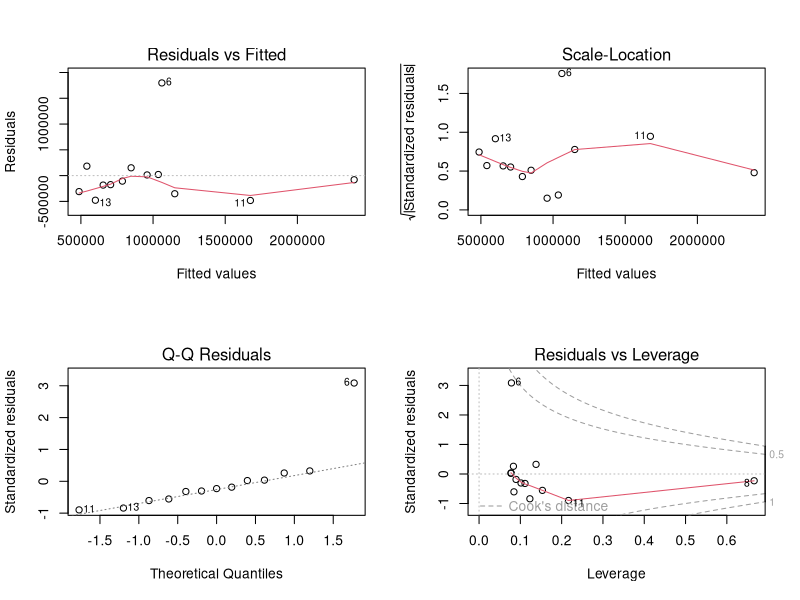
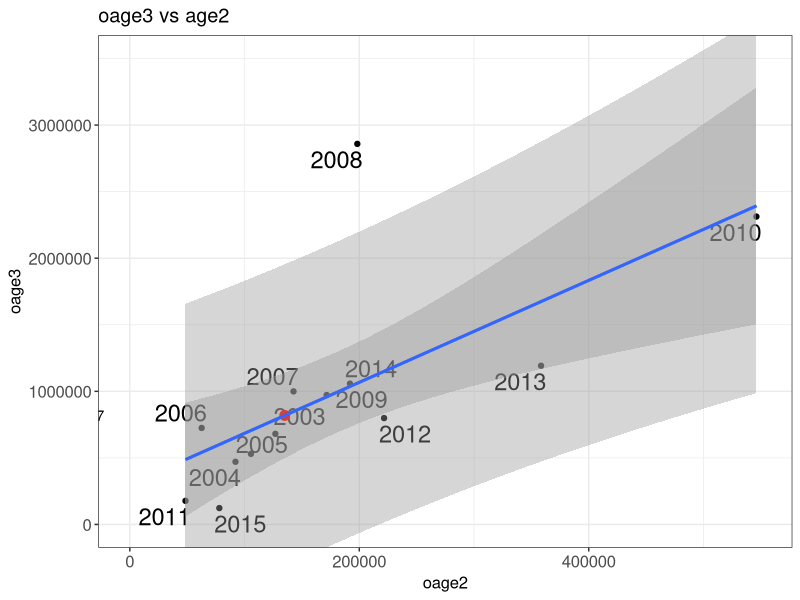
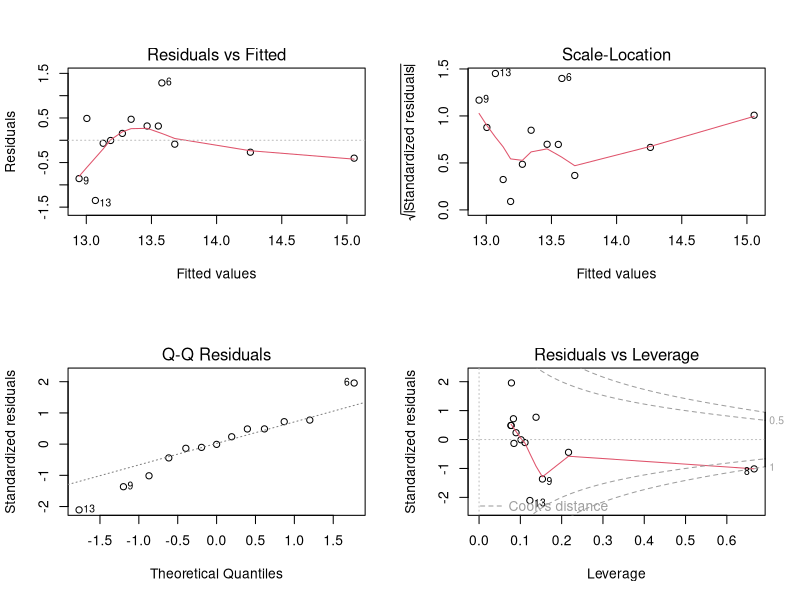
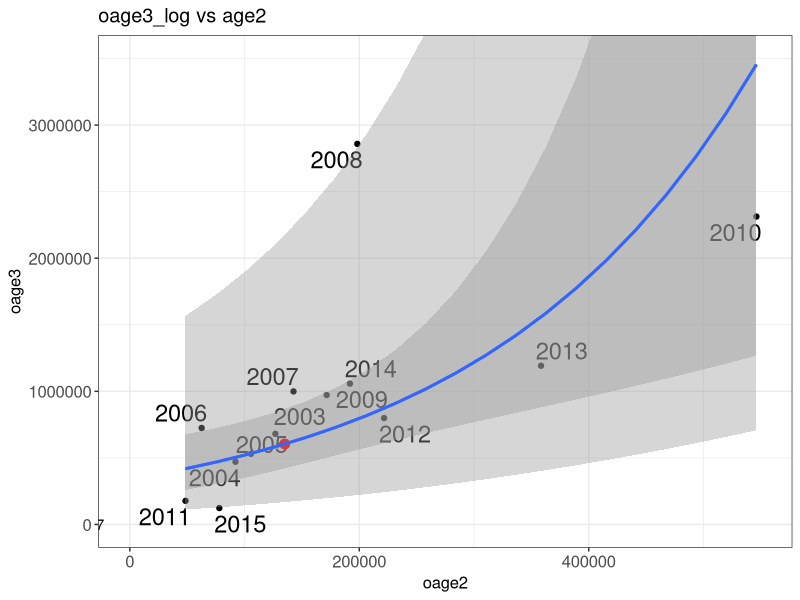
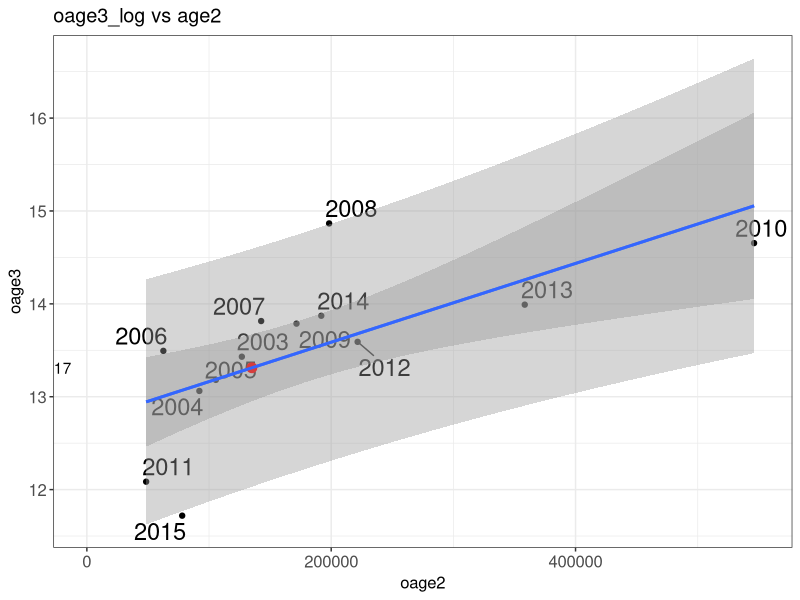
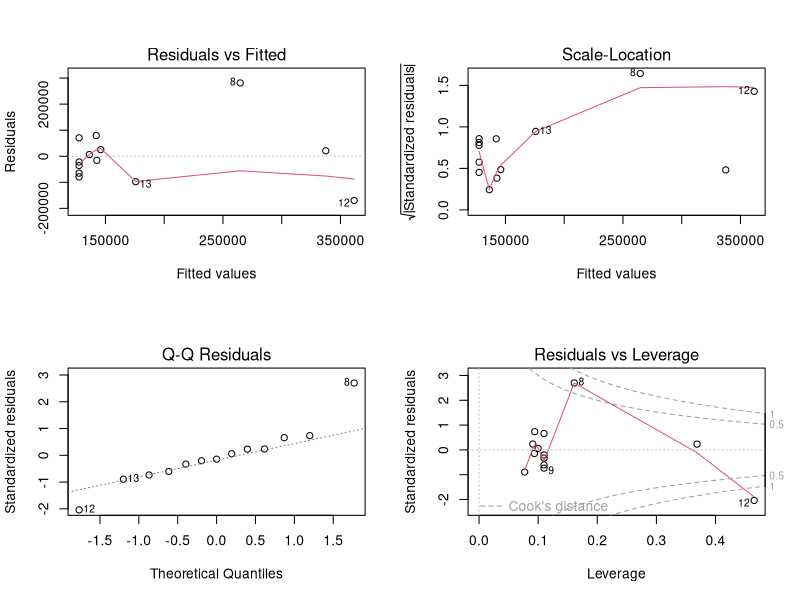
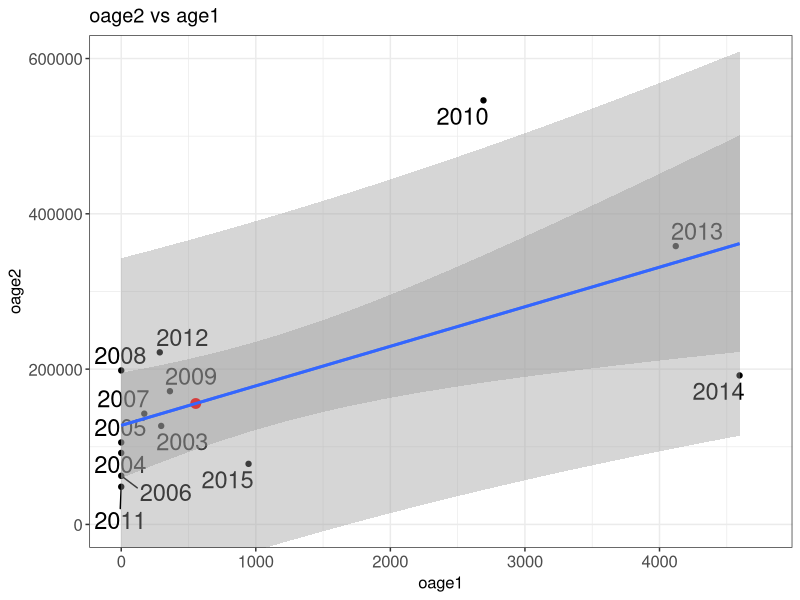
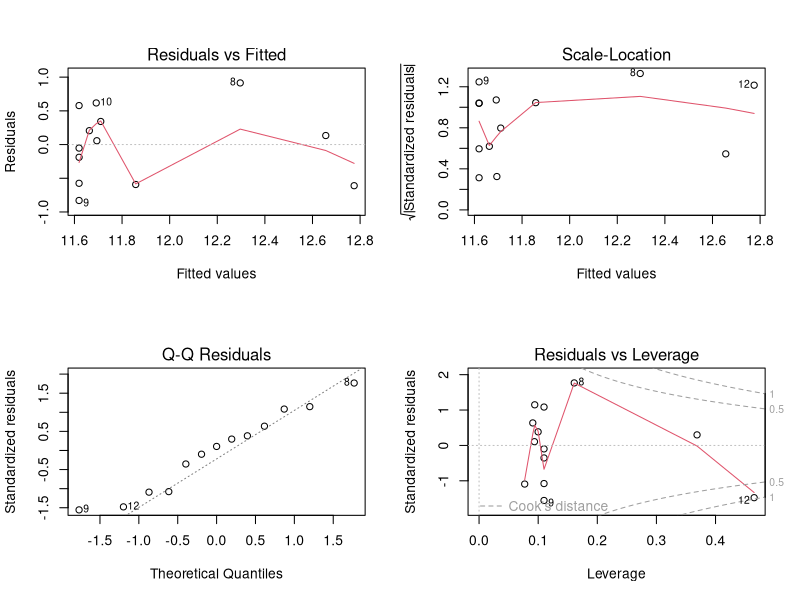

The R script that drew these images, in order: (Note: this script raises an error after producing the figures.)
# notes ----
# chignik forecast
# sarah.power@alaska.gov
# 11/06/2018

# load ----
library(tidyverse)
library(lubridate)
library(ggrepel)
library(broom)#for cleaning up data, used in predction
library(caret)#used for cross validation 
library(car)
library(here)

options(scipen=999)

# data ----
chig <- read_csv('data/Chignik Early_Run2019fx.csv') %>%
  select(-oage5, -Total) %>%
  filter(outmigration_year >= 2003 & outmigration_year < 2016) %>%
  mutate(oage2_log = log(oage2),
         oage3_log = log(oage3))

# analysis ----

#median values are used for the ocean age 1's and 4's:
oage1_med1090 <- quantile(chig$oage1, probs = c(0.5, 0.10, 0.90), na.rm = TRUE) 
oage4_med1090 <- quantile(chig$oage4, probs = c(0.5, 0.10, 0.90), na.rm = TRUE) 


#regression model for ocean age 3 (oage3)
oage3_model_1 <- lm(oage3 ~ oage2, data = chig)
layout(matrix(c(1,2,3,4),2,2))
plot(oage3_model_1)
summary(oage3_model_1) # show results
r2 = format(summary(oage3_model_1)$adj.r.squared, digits = 3)
#RSS <- c(crossprod(oage3_model_1$residuals))
#MSE <- RSS / length(oage3_model_1$residuals)
#(RMSE <- sqrt(MSE))

#use to plot the new predicted point on the graph
new_data <- data.frame(oage2=  135057.48) #put in 2016 year oage2 *Note need to automate this
chig$lmresid <- residuals.lm(oage3_model_1)
chig$lm_percent_off <- round(chig$lmresid/chig$oage3 *100, 0)
newpoint <- broom::augment(oage3_model_1, newdata = new_data)
(pred <- pred3 <- predict(oage3_model_1, newdata = new_data, interval = "prediction", level = 0.90))
lwr <- pred[2]
upr <- pred[3]
conf3 <- predict(oage3_model_1, newdata = new_data, interval = "confidence", level = 0.90)

#Use to make 95% CI and PI 
minoage2 <- round(min(chig$oage2, na.rm = TRUE),0)
maxoage2 <- round(max(chig$oage2, na.rm = TRUE),0)
predx <- data.frame(oage2 = seq(from = minoage2, to = maxoage2, by = (maxoage2-minoage2)/19))

# ... confidence interval
conf.int <- cbind(predx, predict(oage3_model_1, newdata = predx, interval = "confidence", level = 0.90))

# ... prediction interval
pred.int <- cbind(predx, predict(oage3_model_1, newdata = predx, interval = "prediction", level = 0.90))

m <- oage3_model_1
#Add text to the graph
lm_eqn <- function(df){
  m <- lm(oage3 ~ oage2, df);
  eq <- substitute(italic(oage3) == a + b %.% italic(oage2)*","~~italic(r)^2~"="~r2, 
                   list(a = format(coef(m)[1], digits = 2), 
                        b = format(coef(m)[2], digits = 2), 
                        r2 = format(summary(m)$adj.r.squared, digits = 3)))
  as.character(as.expression(eq));                 
}

lm_eqn(chig)
# 
g.pred <- ggplot(pred.int, aes(x = oage2, y = fit)) +
  geom_point(data = chig, aes(x = oage2, y = oage3)) + #plots all the points
  geom_text_repel(data = chig, aes(x = oage2, y = oage3, label = outmigration_year), size = 6) +
  geom_smooth(data = pred.int, aes(ymin = lwr, ymax = upr), stat = "identity") + # prediction interval
  geom_point(data = newpoint, aes(y = .fitted), size = 3, color = "red") + # adds this years new point
  #geom_text(data = newpoint, aes(x = oage2, y = .fitted, label = round(.fitted, 0 )), adj = 1, size = 6) +  
  geom_text(data = newpoint, aes(x = oage2, y = .fitted, label = "2017"), adj = 6) +  
  geom_smooth(data = conf.int, aes(ymin = lwr, ymax = upr), stat = "identity") + #confidence interval
  #geom_text(x = 5, y = 75000, label = lm_eqn(chig), parse = TRUE, adj = 0, size = 10) +
  #export, save copy to clip board 1400 X 1200 for power point & 850 x 550 for document.
  coord_cartesian(ylim = c(0, 3500000), xlim = c(0, 550000)) +
  theme_bw() +
  theme(text = element_text(size=12), axis.text.x = element_text(size = 12), axis.text.y = element_text(size = 12)) +
  xlab("oage2") +
  ylab("oage3") +
  ggtitle("oage3 vs age2")

g.pred  

#Repeated K- fold Cross validation

# define training control 
train_control <- trainControl(method="repeatedcv", number=9, repeats=4)
#I used number of K-folds = 4 since I have 4*5 = 210 is lose to the 20 years of data I have

# train the model
model <- train(oage3 ~ oage2, data=chig, trControl=train_control, method="lm")
# summarize results
print(model) #get full model RMSE (Root Mean Square Error)

oage3_pred <- predict(model, chig) # necessary step to get training RMSE
postResample(pred = oage3_pred, obs = chig$oage3) #To get training RMSE
#Compare training RMSE to (full) RMSE




# log models

# model for ocean age 3 (oage3)
oage3_log_model_1 <- lm(oage3_log ~ oage2, data = chig)
layout(matrix(c(1,2,3,4),2,2))
plot(oage3_log_model_1)
#summary(oage3_log_model_1) # show results
r2 = format(summary(oage3_log_model_1)$adj.r.squared, digits = 3)
#RSS <- c(crossprod(oage3_log_model_1$residuals))
#MSE <- RSS / length(oage3_log_model_1$residuals)
#(RMSE <- sqrt(MSE))
chig$loglmresid <- chig$oage3 - exp(fitted.values(oage3_log_model_1))
chig$loglm_percent_off <- round(chig$loglmresid/chig$oage3 *100, 0)
#use to plot the new predicted point on the graph
new_data <- data.frame(oage2=  135057.48) #put in 2016 year oage2 *Note need to automate this

newpoint <- broom::augment(oage3_log_model_1, newdata = new_data)
(pred <- predict(oage3_log_model_1, newdata = new_data, interval = "prediction", level = 0.90))
pred <- pred3log <-exp(pred)
lwr <- pred[2]
upr <- pred[3]
conf3log <-exp(predict(oage3_log_model_1, newdata = new_data, interval = "confidence", level = 0.90))

#Use to make 95% CI and PI 
minoage2 <- round(min(chig$oage2, na.rm = TRUE),0)
maxoage2 <- round(max(chig$oage2, na.rm = TRUE),0)
predx <- data.frame(oage2 = seq(from = minoage2, to = maxoage2, by = (maxoage2-minoage2)/19))

# ... confidence interval
conf.int <- cbind(predx, exp(predict(oage3_log_model_1, newdata = predx, interval = "confidence", level = 0.90)))

# ... prediction interval
pred.int <- cbind(predx, exp(predict(oage3_log_model_1, newdata = predx, interval = "prediction", level = 0.90)))

m <- oage3_log_model_1
#Add text to the graph
lm_eqn <- function(df){
  m <- lm(oage3_log ~ oage2, df);
  eq <- substitute(italic(oage3_log) == a + b %.% italic(oage2)*","~~italic(r)^2~"="~r2, 
                   list(a = format(coef(m)[1], digits = 2), 
                        b = format(coef(m)[2], digits = 2), 
                        r2 = format(summary(m)$adj.r.squared, digits = 3)))
  as.character(as.expression(eq));                 
}

lm_eqn(chig)
# 
g.pred <- ggplot(pred.int, aes(x = oage2, y = fit)) +
  geom_point(data = chig, aes(x = oage2, y = oage3)) + #plots all the points
  geom_text_repel(data = chig, aes(x = oage2, y = oage3, label = outmigration_year), size = 6) +
  geom_smooth(data = pred.int, aes(ymin = lwr, ymax = upr), stat = "identity") + # prediction interval
  geom_point(data = newpoint, aes(y = exp(.fitted)), size = 3, color = "red") + # adds this years new point
  #geom_text(data = newpoint, aes(x = oage2, y = .fitted, label = round(.fitted, 0 )), adj = 1, size = 6) +  
  geom_text(data = newpoint, aes(x = oage2, y = .fitted, label = "2017"), adj = 6) +  
  geom_smooth(data = conf.int, aes(ymin = lwr, ymax = upr), stat = "identity") + #confidence interval
  #geom_text(x = 5, y = 75000, label = lm_eqn(chig), parse = TRUE, adj = 0, size = 10) +
  coord_cartesian(ylim = c(0, 3500000), xlim = c(0, 550000)) +
  #coord_cartesian() +#export, save copy to clip board 1400 X 1200 for power point & 850 x 550 for document.
  theme_bw() +
  theme(text = element_text(size=12), axis.text.x = element_text(size = 12), axis.text.y = element_text(size = 12)) +
  xlab("oage2") +
  ylab("oage3") +
  ggtitle("oage3_log vs age2")

g.pred  

#Repeated K- fold Cross validation

# define training control 
train_control <- trainControl(method="repeatedcv", number=9, repeats=4)
#I used number of K-folds = 4 since I have 4*5 = 210 is lose to the 20 years of data I have

# train the model
model <- train(oage3_log ~ oage2, data=chig, trControl=train_control, method="lm")
# summarize results
print(model) #get full model RMSE (Root Mean Square Error)

oage3_log_pred <- predict(model, chig) # necessary step to get training RMSE
postResample(pred = oage3_log_pred, obs = chig$oage3_log) #To get training RMSE
#Compare training RMSE to (full) RMSE


#######################################
#log model with results/graph in log scale
oage3_log_model_1 <- lm(oage3_log ~ oage2, data = chig)
#preds_oage3_log_model_1 <- evaluate_model(oage3_log_model_1, data = chig)

#use to plot the new predicted point on the graph
new_data <- data.frame(oage2=  135057.48) #put in 2016 year oage2 *Note need to automate this

newpoint <- broom::augment(oage3_log_model_1, newdata = new_data)
(pred <- predict(oage3_log_model_1, newdata = new_data, interval = "prediction", level = 0.90))
#pred <- exp(pred)
lwr <- pred[2]
upr <- pred[3]
predict(oage3_log_model_1, newdata = new_data, interval = "confidence", level = 0.90)

#Use to make 95% CI and PI 
minoage2 <- round(min(chig$oage2, na.rm = TRUE),0)
maxoage2 <- round(max(chig$oage2, na.rm = TRUE),0)
predx <- data.frame(oage2 = seq(from = minoage2, to = maxoage2, by = (maxoage2-minoage2)/19))

# ... confidence interval
conf.int <- cbind(predx, predict(oage3_log_model_1, newdata = predx, interval = "confidence", level = 0.90))

# ... prediction interval
pred.int <- cbind(predx, predict(oage3_log_model_1, newdata = predx, interval = "prediction", level = 0.90))

m <- oage3_log_model_1
#Add text to the graph
lm_eqn <- function(df){
  m <- lm(oage3_log ~ oage2, df);
  eq <- substitute(italic(oage3_log) == a + b %.% italic(oage2)*","~~italic(r)^2~"="~r2, 
                   list(a = format(coef(m)[1], digits = 2), 
                        b = format(coef(m)[2], digits = 2), 
                        r2 = format(summary(m)$adj.r.squared, digits = 3)))
  as.character(as.expression(eq));                 
}

lm_eqn(chig)
# 
g.pred <- ggplot(pred.int, aes(x = oage2, y = fit)) +
  geom_point(data = chig, aes(x = oage2, y = oage3_log)) + #plots all the points
  geom_text_repel(data = chig, aes(x = oage2, y = oage3_log, label = outmigration_year), size = 6) +
  geom_smooth(data = pred.int, aes(ymin = lwr, ymax = upr), stat = "identity") + # prediction interval
  geom_point(data = newpoint, aes(y = .fitted), size = 3, color = "red") + # adds this years new point
  #geom_text(data = newpoint, aes(x = oage2, y = .fitted, label = round(.fitted, 0 )), adj = 1, size = 6) +  
  geom_text(data = newpoint, aes(x = oage2, y = .fitted, label = "2017"), adj = 6) +  
  geom_smooth(data = conf.int, aes(ymin = lwr, ymax = upr), stat = "identity") + #confidence interval
  #geom_text(x = 5, y = 75000, label = lm_eqn(chig), parse = TRUE, adj = 0, size = 10) +
  coord_cartesian(xlim = c(0, 550000)) + #export, save copy to clip board 1400 X 1200 for power point & 850 x 550 for document.
  theme_bw() +
  theme(text = element_text(size=12), axis.text.x = element_text(size = 12), axis.text.y = element_text(size = 12)) +
  xlab("oage2") +
  ylab("oage3") +
  ggtitle("oage3_log vs age2")

g.pred  

#Repeated K- fold Cross validation

# define training control 
train_control <- trainControl(method="repeatedcv", number=9, repeats=4)
#I used number of K-folds = 4 since I have 4*5 = 210 is lose to the 20 years of data I have

# train the model
model <- train(oage3_log ~ oage2, data=chig, trControl=train_control, method="lm")
# summarize results
print(model) #get full model RMSE (Root Mean Square Error)

oage3_log_pred <- predict(model, chig) # necessary step to get training RMSE
postResample(pred = oage3_log_pred, obs = chig$oage3_log) #To get training RMSE
#Compare training RMSE to (full) RMSE

############################################
# Now do the same for age2 regressed on age1 
# model for ocean age 3 (oage2)
oage2_model_1 <- lm(oage2 ~ oage1, data = chig)
#preds_oage2_model_1 <- evaluate_model(oage2_model_1, data = chig)
layout(matrix(c(1,2,3,4),2,2))
plot(oage2_model_1)
summary(oage2_model_1) # show results
r2 = format(summary(oage2_model_1)$adj.r.squared, digits = 3)
RSS <- c(crossprod(oage2_model_1$residuals))
MSE <- RSS / length(oage2_model_1$residuals)
(RMSE <- sqrt(MSE))

#use to plot the new predicted point on the graph
new_data <- data.frame(oage1= 553.69615 ) #put in 2017 year oage1 *Note need to automate this

newpoint <- broom::augment(oage2_model_1, newdata = new_data)
(pred <- pred2 <- predict(oage2_model_1, newdata = new_data, interval = "prediction", level = 0.90))
lwr <- pred[2]
upr <- pred[3]
conf2 <- predict(oage2_model_1, newdata = new_data, interval = "confidence", level = 0.90)

#Use to make 95% CI and PI 
minoage1 <- round(min(chig$oage1, na.rm = TRUE),0)
maxoage1 <- round(max(chig$oage1, na.rm = TRUE),0)
predx <- data.frame(oage1 = seq(from = minoage1, to = maxoage1, by = (maxoage1-minoage1)/19))

# ... confidence interval
conf.int <- cbind(predx, predict(oage2_model_1, newdata = predx, interval = "confidence", level = 0.90))

# ... prediction interval
pred.int <- cbind(predx, predict(oage2_model_1, newdata = predx, interval = "prediction", level = 0.90))

m <- oage2_model_1
#Add text to the graph
lm_eqn <- function(df){
  m <- lm(oage2 ~ oage1, df);
  eq <- substitute(italic(oage2) == a + b %.% italic(oage1)*","~~italic(r)^2~"="~r2, 
                   list(a = format(coef(m)[1], digits = 2), 
                        b = format(coef(m)[2], digits = 2), 
                        r2 = format(summary(m)$adj.r.squared, digits = 3)))
  as.character(as.expression(eq));                 
}

lm_eqn(chig)
# 
g.pred <- ggplot(pred.int, aes(x = oage1, y = fit)) +
  geom_point(data = chig, aes(x = oage1, y = oage2)) + #plots all the points
  geom_text_repel(data = chig, aes(x = oage1, y = oage2, label = outmigration_year), size = 6) +
  geom_smooth(data = pred.int, aes(ymin = lwr, ymax = upr), stat = "identity") + # prediction interval
  geom_point(data = newpoint, aes(y = .fitted), size = 3, color = "red") + # adds this years new point
  #geom_text(data = newpoint, aes(x = oage1, y = .fitted, label = round(.fitted, 0 )), adj = 1, size = 6) +  
  geom_text(data = newpoint, aes(x = oage1, y = .fitted, label = "2017"), adj = 6) +  
  geom_smooth(data = conf.int, aes(ymin = lwr, ymax = upr), stat = "identity") + #confidence interval
  #geom_text(x = 5, y = 75000, label = lm_eqn(chig), parse = TRUE, adj = 0, size = 10) +
  coord_cartesian(ylim = c(0, 600000), xlim = c(0, 4750)) +  #export, save copy to clip board 1400 X 1200 for power point & 850 x 550 for document.
  theme_bw() +
  theme(text = element_text(size=12), axis.text.x = element_text(size = 12), axis.text.y = element_text(size = 12)) +
  xlab("oage1") +
  ylab("oage2") +
  ggtitle("oage2 vs age1")

g.pred  

#Repeated K- fold Cross validation

# define training control 
train_control <- trainControl(method="repeatedcv", number=9, repeats=4)
#I used number of K-folds = 4 since I have 4*5 = 210 is lose to the 20 years of data I have

# train the model
model <- train(oage2 ~ oage1, data=chig, trControl=train_control, method="lm")
# summarize results
print(model) #get full model RMSE (Root Mean Square Error)

oage2_pred <- predict(model, chig) # necessary step to get training RMSE
postResample(pred = oage2_pred, obs = chig$oage2) #To get training RMSE
#Compare training RMSE to (full) RMSE




# log models

# model for ocean age 2 (oage2)
oage2_log_model_1 <- lm(oage2_log ~ oage1, data = chig)
#preds_oage2_log_model_1 <- evaluate_model(oage2_log_model_1, data = chig)
layout(matrix(c(1,2,3,4),2,2))
plot(oage2_log_model_1)
summary(oage2_log_model_1) # show results
r2 = format(summary(oage2_log_model_1)$adj.r.squared, digits = 3)
RSS <- c(crossprod(oage2_log_model_1$residuals))
MSE <- RSS / length(oage2_log_model_1$residuals)
(RMSE <- sqrt(MSE))

#use to plot the new predicted point on the graph
new_data <- data.frame(oage1=  553.69615) #put in 2016 year oage1 *Note need to automate this

newpoint <- broom::augment(oage2_log_model_1, newdata = new_data)
(pred <- predict(oage2_log_model_1, newdata = new_data, interval = "prediction", level = 0.90))
pred <- pred2log <- exp(pred)
lwr <- pred[2]
upr <- pred[3]
conf2log <-exp(predict(oage2_log_model_1, newdata = new_data, interval = "confidence", level = 0.90))

#Use to make 95% CI and PI 
minoage1 <- round(min(chig$oage1, na.rm = TRUE),0)
maxoage1 <- round(max(chig$oage1, na.rm = TRUE),0)
predx <- data.frame(oage1 = seq(from = minoage1, to = maxoage1, by = (maxoage1-minoage1)/19))

# ... confidence interval
conf.int <- cbind(predx, exp(predict(oage2_log_model_1, newdata = predx, interval = "confidence", level = 0.90)))

# ... prediction interval
pred.int <- cbind(predx, exp(predict(oage2_log_model_1, newdata = predx, interval = "prediction", level = 0.90)))

m <- oage2_log_model_1
#Add text to the graph
lm_eqn <- function(df){
  m <- lm(oage2_log ~ oage1, df);
  eq <- substitute(italic(oage2_log) == a + b %.% italic(oage1)*","~~italic(r)^2~"="~r2, 
                   list(a = format(coef(m)[1], digits = 2), 
                        b = format(coef(m)[2], digits = 2), 
                        r2 = format(summary(m)$adj.r.squared, digits = 3)))
  as.character(as.expression(eq));                 
}

lm_eqn(chig)
# 
g.pred <- ggplot(pred.int, aes(x = oage1, y = fit)) +
  geom_point(data = chig, aes(x = oage1, y = oage2)) + #plots all the points
  geom_text_repel(data = chig, aes(x = oage1, y = oage2, label = outmigration_year), size = 6) +
  geom_smooth(data = pred.int, aes(ymin = lwr, ymax = upr), stat = "identity") + # prediction interval
  geom_point(data = newpoint, aes(y = exp(.fitted)), size = 3, color = "red") + # adds this years new point
  #geom_text(data = newpoint, aes(x = oage1, y = .fitted, label = round(.fitted, 0 )), adj = 1, size = 6) +  
  geom_text(data = newpoint, aes(x = oage1, y = .fitted, label = "2017"), adj = 6) +  
  geom_smooth(data = conf.int, aes(ymin = lwr, ymax = upr), stat = "identity") + #confidence interval
  #geom_text(x = 5, y = 75000, label = lm_eqn(chig), parse = TRUE, adj = 0, size = 10) +
  coord_cartesian(ylim = c(0, 600000), xlim = c(0, 4750)) + #export, save copy to clip board 1400 X 1200 for power point & 850 x 550 for document.
  theme_bw() +
  theme(text = element_text(size=12), axis.text.x = element_text(size = 12), axis.text.y = element_text(size = 12)) +
  xlab("oage1") +
  ylab("oage2") +
  ggtitle("oage2_log vs 0age1")

g.pred  

#Repeated K- fold Cross validation

# define training control 
train_control <- trainControl(method="repeatedcv", number=9, repeats=4)
#I used number of K-folds = 4 since I have 4*5 = 210 is lose to the 20 years of data I have

# train the model
model <- train(oage2_log ~ oage1, data=chig, trControl=train_control, method="lm")
# summarize results
print(model) #get full model RMSE (Root Mean Square Error)

oage2_log_pred <- predict(model, chig) # necessary step to get training RMSE
postResample(pred = oage2_log_pred, obs = chig$oage2_log) #To get training RMSE
#Compare training RMSE to (full) RMSE


#######################################
#log model with results/graph in log scale
oage2_log_model_1 <- lm(oage2_log ~ oage1, data = chig)
#preds_oage2_log_model_1 <- evaluate_model(oage2_log_model_1, data = chig)
layout(matrix(c(1,2,3,4),2,2))
plot(oage2_log_model_1)
summary(oage2_log_model_1) # show results
r2 = format(summary(oage2_log_model_1)$adj.r.squared, digits = 3)
RSS <- c(crossprod(oage2_log_model_1$residuals))
MSE <- RSS / length(oage2_log_model_1$residuals)
(RMSE <- sqrt(MSE))

#use to plot the new predicted point on the graph
new_data <- data.frame(oage1=  553.69615) #put in 2016 year oage1 *Note need to automate this

newpoint <- broom::augment(oage2_log_model_1, newdata = new_data)
(pred <- predict(oage2_log_model_1, newdata = new_data, interval = "prediction", level = 0.90))
#pred <- exp(pred)
lwr <- pred[2]
upr <- pred[3]
predict(oage2_log_model_1, newdata = new_data, interval = "confidence", level = 0.90)

#Use to make 95% CI and PI 
minoage1 <- round(min(chig$oage1, na.rm = TRUE),0)
maxoage1 <- round(max(chig$oage1, na.rm = TRUE),0)
predx <- data.frame(oage1 = seq(from = minoage1, to = maxoage1, by = (maxoage1-minoage1)/19))

# ... confidence interval
conf.int <- cbind(predx, predict(oage2_log_model_1, newdata = predx, interval = "confidence", level = 0.90))

# ... prediction interval
pred.int <- cbind(predx, predict(oage2_log_model_1, newdata = predx, interval = "prediction", level = 0.90))

m <- oage2_log_model_1
#Add text to the graph
lm_eqn <- function(df){
  m <- lm(oage2_log ~ oage1, df);
  eq <- substitute(italic(oage2_log) == a + b %.% italic(oage1)*","~~italic(r)^2~"="~r2, 
                   list(a = format(coef(m)[1], digits = 2), 
                        b = format(coef(m)[2], digits = 2), 
                        r2 = format(summary(m)$adj.r.squared, digits = 3)))
  as.character(as.expression(eq));                 
}

lm_eqn(chig)
# 
g.pred <- ggplot(pred.int, aes(x = oage1, y = fit)) +
  geom_point(data = chig, aes(x = oage1, y = oage2_log)) + #plots all the points
  geom_text_repel(data = chig, aes(x = oage1, y = oage2_log, label = outmigration_year), size = 6) +
  geom_smooth(data = pred.int, aes(ymin = lwr, ymax = upr), stat = "identity") + # prediction interval
  geom_point(data = newpoint, aes(y = .fitted), size = 3, color = "red") + # adds this years new point
  #geom_text(data = newpoint, aes(x = oage1, y = .fitted, label = round(.fitted, 0 )), adj = 1, size = 6) +  
  geom_text(data = newpoint, aes(x = oage1, y = .fitted, label = "2017"), adj = 6) +  
  geom_smooth(data = conf.int, aes(ymin = lwr, ymax = upr), stat = "identity") + #confidence interval
  #geom_text(x = 5, y = 75000, label = lm_eqn(chig), parse = TRUE, adj = 0, size = 10) +
  coord_cartesian(xlim = c(0, 4750)) +  #export, save copy to clip board 1400 X 1200 for power point & 850 x 550 for document.
  theme_bw() +
  theme(text = element_text(size=12), axis.text.x = element_text(size = 12), axis.text.y = element_text(size = 12)) +
  xlab("oage1") +
  ylab("oage2") +
  ggtitle("oage2_log vs oage1")

g.pred  

#Repeated K- fold Cross validation

# define training control 
train_control <- trainControl(method="repeatedcv", number=9, repeats=4)
#I used number of K-folds = 4 since I have 4*5 = 210 is lose to the 20 years of data I have

# train the model
model <- train(oage2_log ~ oage1, data=chig, trControl=train_control, method="lm")
# summarize results
print(model) #get full model RMSE (Root Mean Square Error)

oage2_log_pred <- predict(model, chig) # necessary step to get training RMSE
postResample(pred = oage2_log_pred, obs = chig$oage2_log) #To get training RMSE

oage1_med1090 
oage4_med1090 

pred3
conf3
pred3log
conf3log

pred2
conf2
pred2log
conf2log
r2
#doug Eggers method:
# sqrt(Sum of squares of  1/2 90PI range for each age class)

drange_sq <- function(vector){
  ((vector[3]-vector[2])/2)^2
}

#linear model out put
point_est <- sum(oage1_med1090[1], pred2[1], pred3[1], oage4_med1090[1])
lwr_est <- sum(oage1_med1090[2],
    pred2[2],
    pred3[2],
    oage4_med1090[2])

upr_est <- sum(oage1_med1090[3],
               pred2[3],
               pred3[3],
               oage4_med1090[3])
pred_est <- c(point_est, lwr_est, upr_est)

derange <-sqrt(sum(drange_sq(oage1_med1090),
         drange_sq(oage4_med1090),
         drange_sq(pred2),
         drange_sq(pred3)))

eggerslm <- c(point_est, point_est - derange, point_est + derange)

lm_output <- rbind(oage1_med1090, pred2, pred3, oage4_med1090, pred_est, eggerslm )

# log model output
point_estlog <- sum(oage1_med1090[1], pred2log[1], pred3log[1], oage4_med1090[1])

lwr_estlog <- sum(oage1_med1090[2],
               pred2log[2],
               pred3log[2],
               oage4_med1090[2])

upr_estlog <- sum(oage1_med1090[3],
               pred2log[3],
               pred3log[3],
               oage4_med1090[3])
pred_estlog <- c(point_estlog, lwr_estlog, upr_estlog)

derangelog <-sqrt(sum(drange_sq(oage1_med1090),
                   drange_sq(oage4_med1090),
                   drange_sq(pred2log),
                   drange_sq(pred3log)))

eggerslog <- c(point_estlog, point_estlog - derangelog, point_estlog + derangelog)

loglm_output <- rbind(oage1_med1090, pred2log, pred3log, oage4_med1090, pred_estlog, eggerslog )

rbind(lm_output, loglm_output)

mean(chig$lm_percent_off)
mean(chig$loglm_percent_off)

write.csv(chig, 'output/model_performance.csv')
